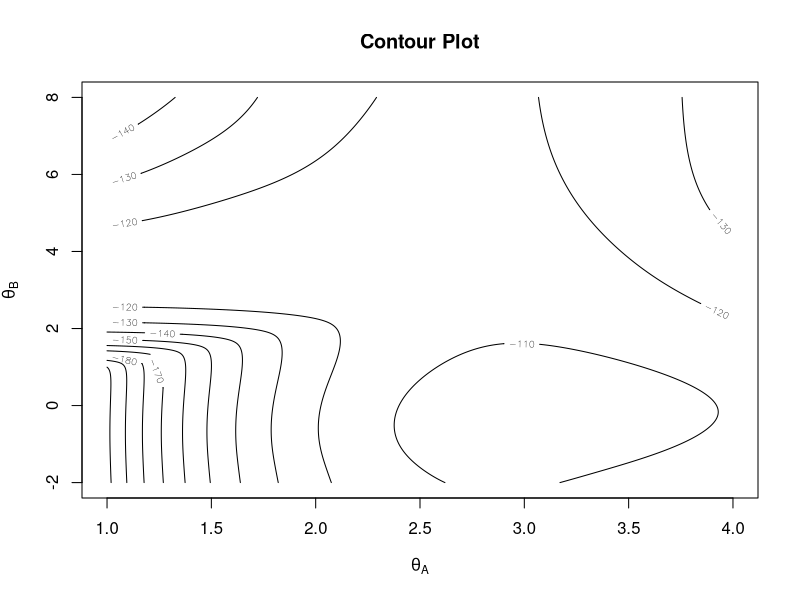

This figure's R source:
## ---- chunk 1
# Lifetimes data 
data <- c(0.98, 0.29, 36.70, 10.39, 39.93)
data <- c(data, c(14.57, 1.67, 18.81, 4.87, 20.24))
data <- c(data, c(0.08, 7.08, 14.89, 18.64, 8.69))
data <- c(data, c(0.18, 32.21, 0.16, 1.46, 0.58))
data <- c(data, c(86.49, 18.51, 0.72, 2.69, 2.58))
data <- c(data, c(41.79, 50.38, 0.77, 24.60, 0.91))
## ---- chunk 2
log.exponential.mix <- function(theta) {
  lambda.A <- exp(theta[1])
  lambda.B <- exp(theta[2])  
  sum(log(0.8*dexp(data,1/lambda.A)+(1-0.8)*dexp(data,1/lambda.B))) 
}
## ---- chunk 3
# Create data
x <- seq(1, 4, 0.01)
y <- seq(-2, 8, 0.01)
z <- matrix(nrow = length(x), ncol = length(y))

for (i in 1:length(x)) {
  for (j in 1:length(y)) {
    z[i, j] <- log.exponential.mix(theta = c(x[i], y[j]))
  }
}

# Create the contour plot
contour(x, y, z, main = "Contour Plot", xlab = expression(theta[A]), ylab = expression(theta[B]))
## ---- chunk 4

## ---- chunk 5
# Clear workspace
rm(list=ls())
